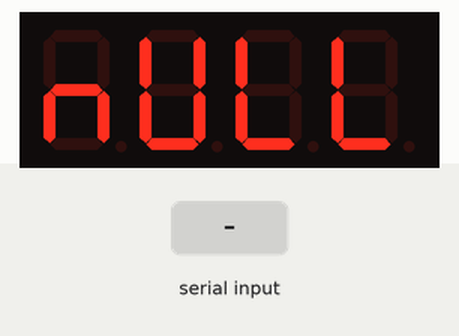
This sketch was run on a simulated Arduino Uno, built with avr-gcc and run on an emulated ATmega328P. Shown: 4-digit seven-segment display. Inputs (shaded band) come from the test bench. What the sketch prints to the serial monitor is not drawn.

Above: at 1.2 s.
1.3 s: "90,45\n" received over Serial
At 2.5 s:
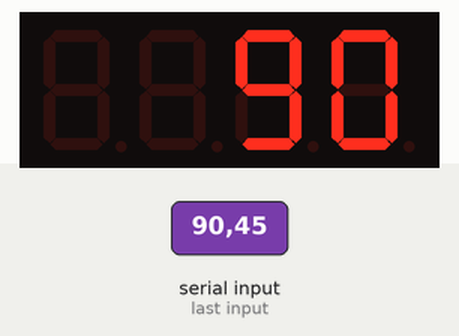
2.8 s: "30,150\n" received over Serial
Timing chart, 0 to 5.8 s (numbered marks = the images above; inputs shaded):
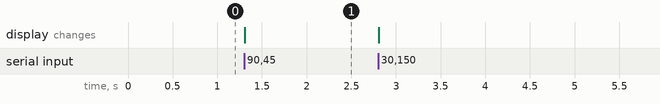

Measured:
- after the input at 1.3 s, the display: changes at once (image 1)

The sketch:

7segment.ino
```cpp
#include "SevSeg.h"
SevSeg sevseg; //Initiate a seven segment controller object


boolean newData = false;
const byte stZnakov = 32;
char sprejetiZnaki[stZnakov];   // an array to store the received data


int readIntSerial(){
    static int indeks = 0;
    // znak, do katerega iscemo stevila v bufferju
    char delimiter = '\n';
    char sprejeto;

    int prebranInt = -1;

    if (Serial.available() > 0) {
        sprejeto = Serial.read();

        if (sprejeto != delimiter) {
            sprejetiZnaki[indeks] = sprejeto;
            indeks++;
            if (indeks >= stZnakov) {
                indeks = stZnakov - 1;
            }
        }
        else {
            sprejetiZnaki[indeks] = '\0'; // terminate the string
            indeks = 0;
            newData = true;
        }
    }

    if(newData){
       prebranInt = atoi(sprejetiZnaki);
       newData = false;
    }

    return prebranInt;
}


void setup() {
    byte numDigits = 4;
    byte digitPins[] = {7, 4, 3, 8};
    //                    a b  c  d  e f g dp
    byte segmentPins[] = {6,2,10,12,13,5,9,11};
    bool resistorsOnSegments = 0;
    sevseg.begin(COMMON_ANODE, numDigits, digitPins, segmentPins, resistorsOnSegments);
    sevseg.setBrightness(90);

    Serial.begin(9600);
    Serial.println("DISPLAY ONLINE");

}

int prejsnjaVrednost = -2;

void loop() {
    //sevseg.setNumber(3141, 3);

    int prebrano = readIntSerial();

    if(prebrano != -1){
        sevseg.setNumber(prebrano);
        prejsnjaVrednost = prebrano;

    }
    else if(prejsnjaVrednost == -2){
            sevseg.setChars("null");
        }


    sevseg.refreshDisplay(); // Must run repeatedly
}
```
